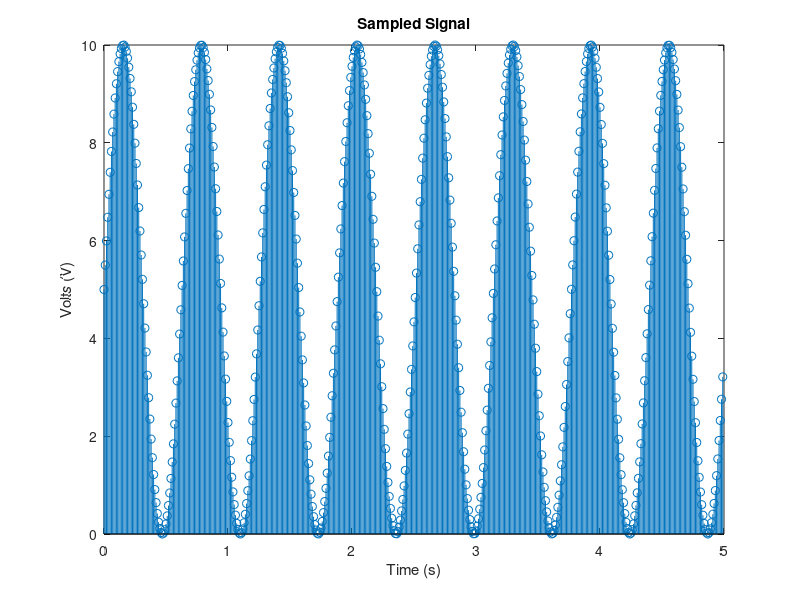
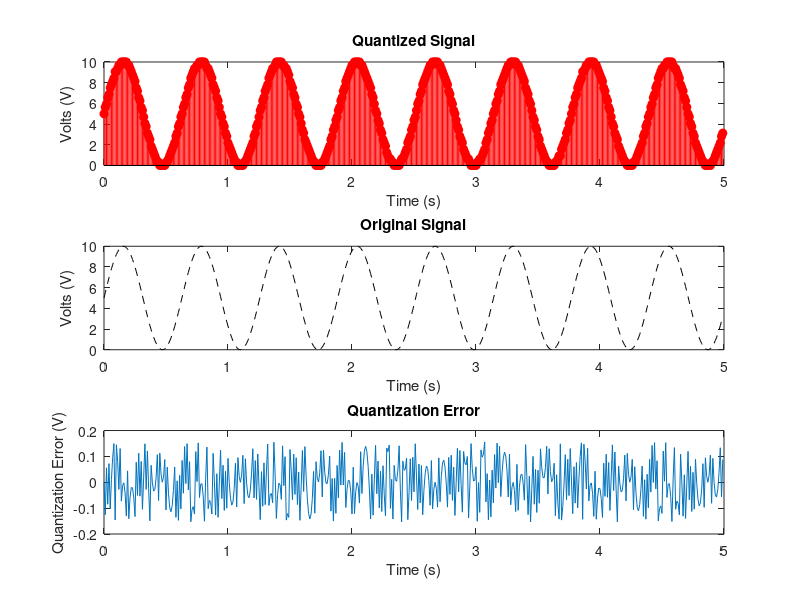
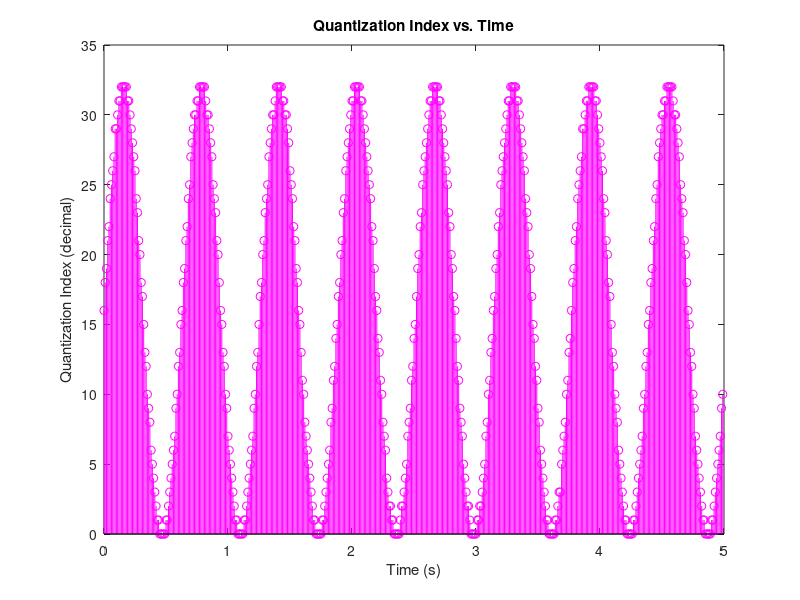

These figures' MATLAB source, in order: (Note: this script raises an error after producing the figures.)
% Jack Langille Dalhousie Univ. Dept. of Engineering Mathematics 2023
% This codes simulates an analog to digital convertor that takes an input
% signal 'y' and converts it to a binary encoded digital signal using basic
% uniform quantization. Control parameters include sampling frequency 'fs',
% converter bit count 'n', input voltage range 'Vmin' and 'Vmax' 

clc; clear all;

% Signal Parameters
Vmin = 0; % Volts
Vmax = 5; % Volts
f = 10; % Input frequency (Hz)

% Converter Parameters
n = 4; % Converter bit count
r = 2^n; % Converter resolution
fs = 100; % Sampling frequency (Hz)

% Simulation/Misc
Tmax = 5; % Seconds
Ts = 1/fs; % Sampling time (s)
D = abs(Vmax-Vmin)/r; % Converter quantization size
num_rows = Tmax/Ts; 

% Step 1: Sampling
t = 0:Ts:Tmax-Ts; 
y = Vmax+Vmax*sin(f*t);

% Step 2: Quantization
k = round((y-Vmin)/D);
q = k*D + Vmin;

% Step 3: Encoding
encoded = dec2bin(k);

% Plot the sampled signal
figure(1)
set(gcf,'color','w');
stem(t,y)
xlabel('Time (s)')
ylabel('Volts (V)')
title('Sampled Signal')

% Plot the quantized and analog signals
figure(2)
set(gcf,'color','w');
subplot(3,1,1)
stem(t,q,'filled','r')
xlabel('Time (s)')
ylabel('Volts (V)')
title('Quantized Signal')

subplot(3,1,2)
plot(t,y,'k--')
xlabel('Time (s)')
ylabel('Volts (V)')
title('Original Signal')

subplot(3,1,3)
E = y - q;
plot(t,E)
xlabel('Time (s)')
ylabel('Quantization Error (V)')
title('Quantization Error')

% Plot the binary encoded signal
figure(3)
set(gcf,'color','w');
stem(t, k, 'm')  % modify y-axis data to encoded in binary format
xlabel('Time (s)')
ylabel('Quantization Index (decimal)')
title('Quantization Index vs. Time')

% Create table of data
data = table(t', y', k', encoded);
data.Properties.VariableNames = ["Time (s)","Input Voltage (V)","Quantization Index","Digital Signal"]
% Display table
disp(data);